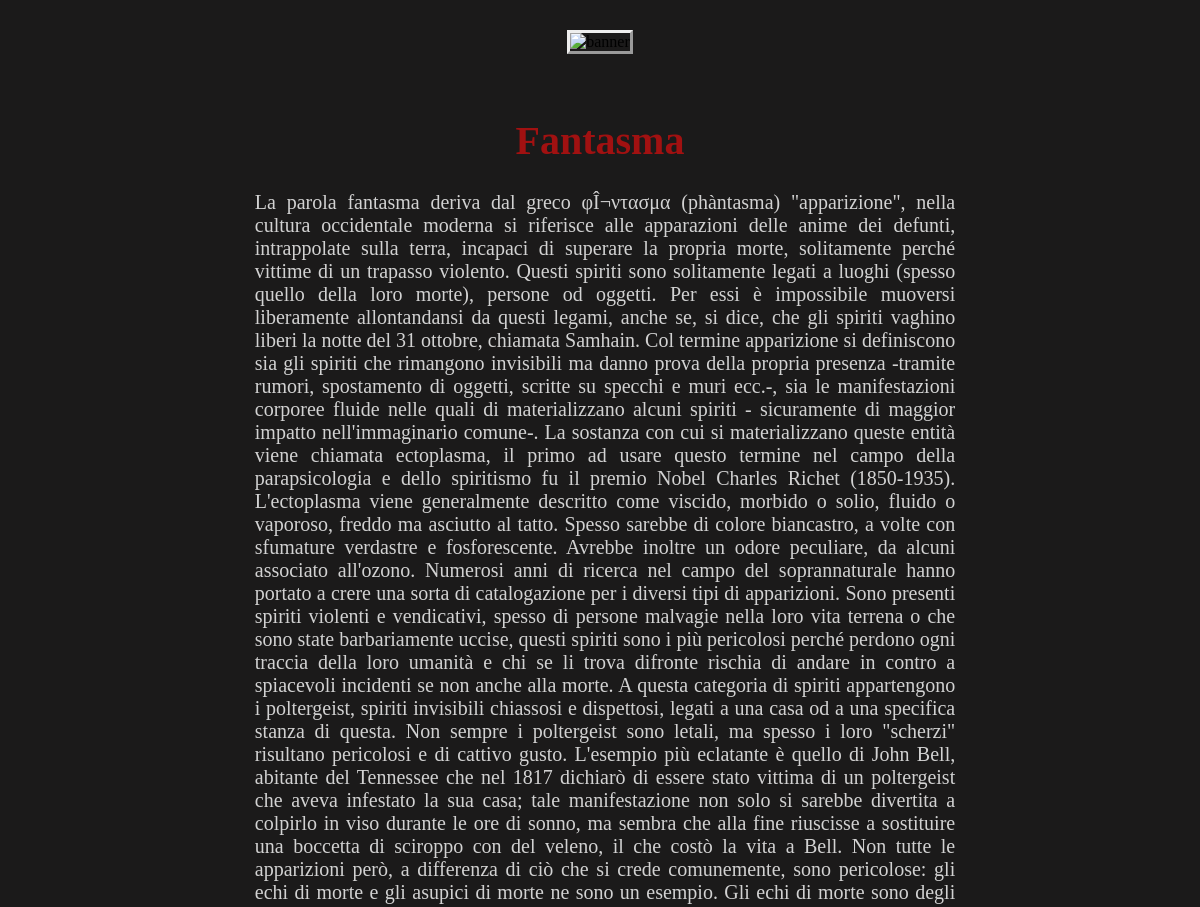
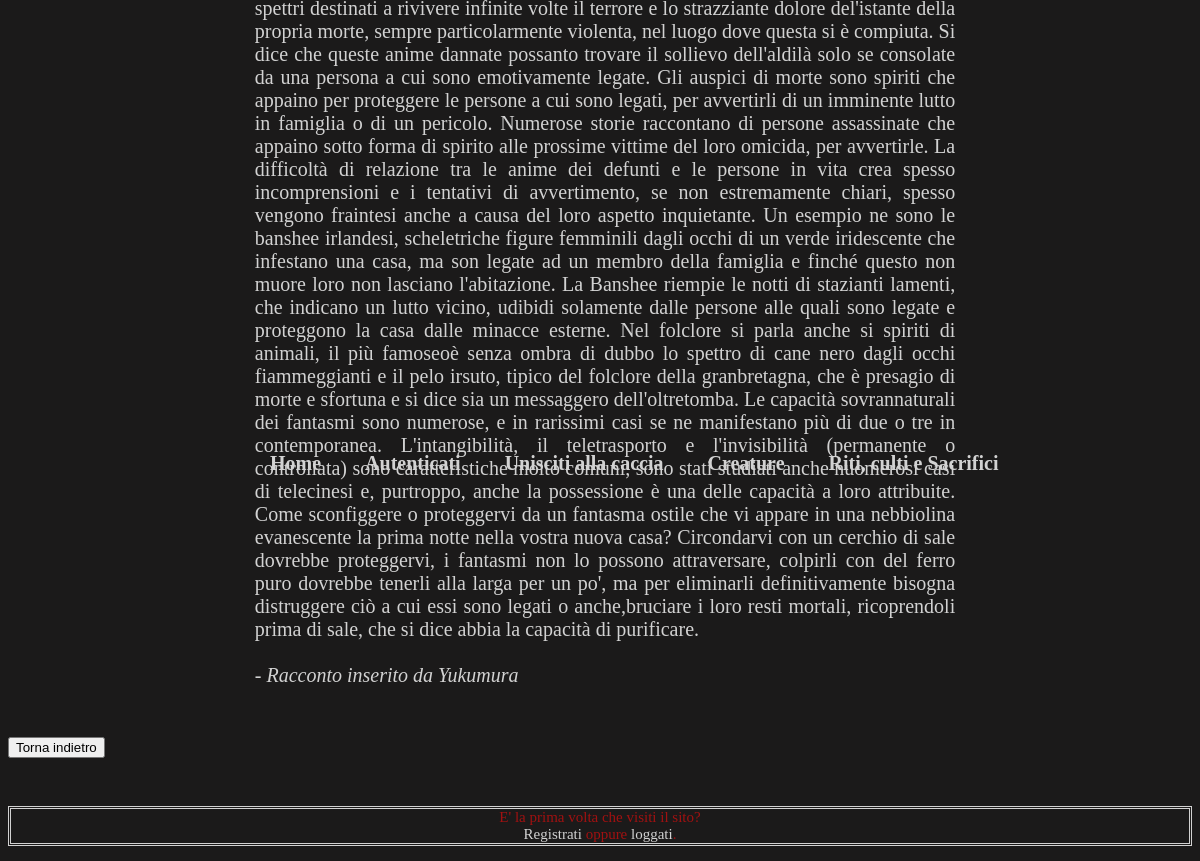
The app's page /visualizzazione.php?id=Fantasma with its own data (2 pictures, top to bottom).
### tables this page shows
CREATE TABLE `creature` (
  `id` bigint(20) unsigned NOT NULL AUTO_INCREMENT,
  `nome` varchar(128) DEFAULT NULL,
  `descrizione` longtext,
  `autore` varchar(128) DEFAULT NULL,
  UNIQUE KEY `id` (`id`)
);

### visualizzazione.php (the view, shortened to what this page needs)
<!DOCTYPE html>
<?php
include('cuore.php');
?>
<html>
  <head>
    <link rel="stylesheet" type="text/css" href="mystyle.css" media="screen">
  </head>
  <body>
   <div class="titolo">
     <h1><?php echo $_GET['id']; ?></h1>
   </div>
	<div id="content">
	<?php
	$query="SELECT descrizione FROM creature where nome = '$_GET[id]'";
    $result = $mysqli->query($query);
    while ($row = mysqli_fetch_row($result)) {
		echo "<p>$row[0]";
    }
    ?>
    <br><br><em>- Racconto inserito da
    <?php
    	$query="SELECT autore FROM creature where nome = '$_GET[id]'";
    	$result = $mysqli->query($query);
    	$row = mysqli_fetch_row($result);
    	echo $row[0];
    	?>
    </em></p></div>
      <div id="form2"
      <form><input type="button" onclick="history.back()" value="Torna indietro"></form>
    </div>
<br><br><br>
<?php
include('piepagina.php');
?>
</html>

### mystyle.css (style rules this page uses)
.header { display: block; margin: 30px auto 0 0; text-align: center; }
.header img { bottom: 10px; border-style: outset; }
.nav { position:absolute; bottom:570px; left: 70px; }
.nav li { font-family: "Times New Roman", Times, serif; font-size: 20px; font-weight: bold; }
.nav ul { position: relative; list-style-type: none; top: 200px; left: 120px; }
.nav ul li { background-image: url('http://upload.wikimedia.org/wikipedia/commons/thumb/f/f6/Pentacle_3.svg/45px-Pentacle_3.svg.png'); background-repeat: no-repeat; background-position: 15px 3px; padding-left: 40px; background-size: 20px 20px; display: inline; }
.titolo { color: #A11111; font-family: "Times New Roman", Times, serif; font-size: 20px; text-align: center; }
body { background-color: #1B1A1A; }
#content { margin-left: 20%; margin-right: 20%; padding-bottom: 30px; padding-left: 10px; }
#content p { color: #D2D2D2; text-align: justify; font-family: "Times New Roman", Times, serif; font-size: 20px; }
a:link { text-decoration: none; color: #D2D2D2; }
#form2 { float:left; }

### records on screen
creature: descrizione "La parola fantasma deriva dal greco φÎ¬ντασμα (phàntasma) \"apparizione\", nella cultura occidentale moderna si riferisce alle apparazioni delle anime dei defunti, intrappolate sulla terra, incapaci di superare la propria morte, solitamente perché vittime di un trapasso violento. Questi spiriti sono solitamente legati a luoghi (spesso quello della loro morte), persone od oggetti. Per essi è impossibile muoversi liberamente allontandansi da questi legami, anche se, si dice, che gli spiriti vaghino liberi la notte del 31 ottobre, chiamata Samhain. Col termine apparizione si definiscono sia gli spiriti che rimangono invisibili ma danno prova della propria presenza -tramite rumori, spostamento di…", autore "Yukumura"

### other values on screen
$_GET['id'] "Fantasma"
